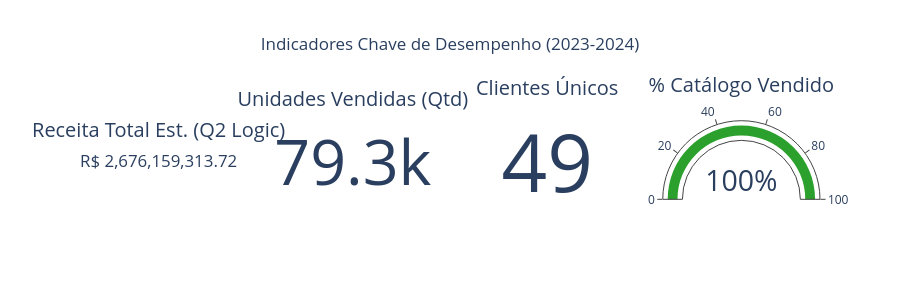

Notebook source saved alongside this figure:
### Markdown cell above
### 1.1 Principais KPIs

### Code cell
# ==========================================
# DATA PREPARATION
# ==========================================

total_units_sold = df_sales['qtd'].sum()
total_products_catalog = df_products['code'].nunique()
total_products_sold = df_sales['id_product'].nunique()
total_customers = df_sales['id_client'].nunique()

catalog_coverage = (total_products_sold / total_products_catalog) * 100

try:
    total_revenue_exec = (df_sales.groupby('id_product')['qtd'].sum() * df_products.set_index('code')['price']).sum()
except:
    total_revenue_exec = 0 

# ==========================================
# VISUALIZATION
# ==========================================

fig_kpis = make_subplots(
    rows=1, cols=4,
    specs=[[{'type': 'indicator'}, {'type': 'indicator'}, {'type': 'indicator'}, {'type': 'indicator'}]]
)

fig_kpis.add_trace(go.Indicator(
    mode="number",
    value=total_revenue_exec,
    number={'prefix': "R$ ", 'valueformat': ",.2f"},
    title={"text": "Receita Total Est. (Q2 Logic)"}
), row=1, col=1)

fig_kpis.add_trace(go.Indicator(
    mode="number",
    value=total_units_sold,
    title={"text": "Unidades Vendidas (Qtd)"}
), row=1, col=2)

fig_kpis.add_trace(go.Indicator(
    mode="number",
    value=total_customers,
    title={"text": "Clientes Únicos"}
), row=1, col=3)

fig_kpis.add_trace(go.Indicator(
    mode="number+gauge",
    value=catalog_coverage,
    number={'suffix': "%"},
    gauge={'axis': {'range': [0, 100]}, 'bar': {'color': "#2ca02c"}},
    title={"text": "% Catálogo Vendido"}
), row=1, col=4)

fig_kpis.update_layout(
    title_text="Indicadores Chave de Desempenho (2023-2024)",
    title_x=0.5,
    height=300,
    plot_bgcolor='white'
)

fig_kpis.show()

### Figure 1 — Plotly figure (JSON) as saved in the notebook; plotly's stock layout.template omitted (floating-point values rounded to 4 significant figures)
{"data": [{"domain": {"x": [0, 0.2125], "y": [0, 1]}, "mode": "number", "number": {"prefix": "R$ ", "valueformat": ",.2f"}, "title": {"text": "Receita Total Est. (Q2 Logic)"}, "type": "indicator", "value": 2676000000.0}, {"domain": {"x": [0.2625, 0.475], "y": [0, 1]}, "mode": "number", "title": {"text": "Unidades Vendidas (Qtd)"}, "type": "indicator", "value": 79311}, {"domain": {"x": [0.525, 0.7375], "y": [0, 1]}, "mode": "number", "title": {"text": "Clientes Únicos"}, "type": "indicator", "value": 49}, {"domain": {"x": [0.7875, 1], "y": [0, 1]}, "gauge": {"axis": {"range": [0, 100]}, "bar": {"color": "#2ca02c"}}, "mode": "number+gauge", "number": {"suffix": "%"}, "title": {"text": "% Catálogo Vendido"}, "type": "indicator", "value": 100}], "layout": {"height": 300, "plot_bgcolor": "white", "title": {"text": "Indicadores Chave de Desempenho (2023-2024)", "x": 0.5}}}
